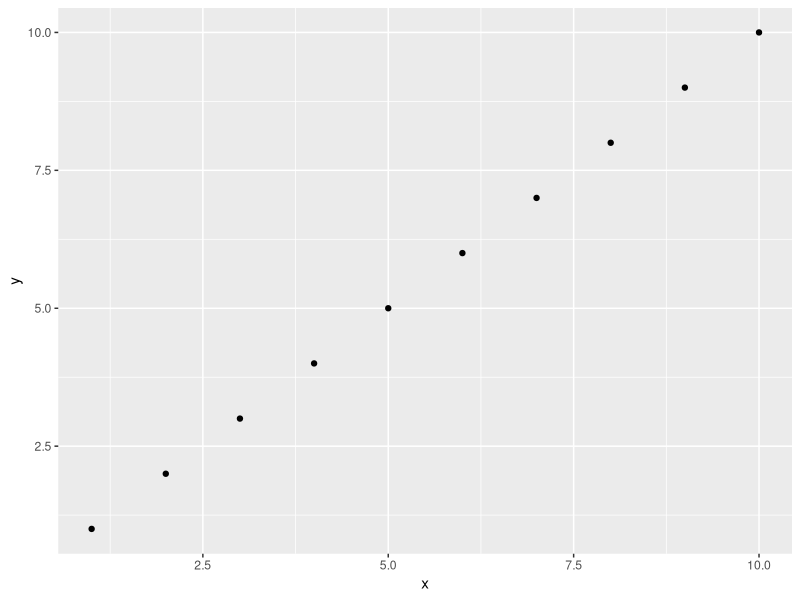
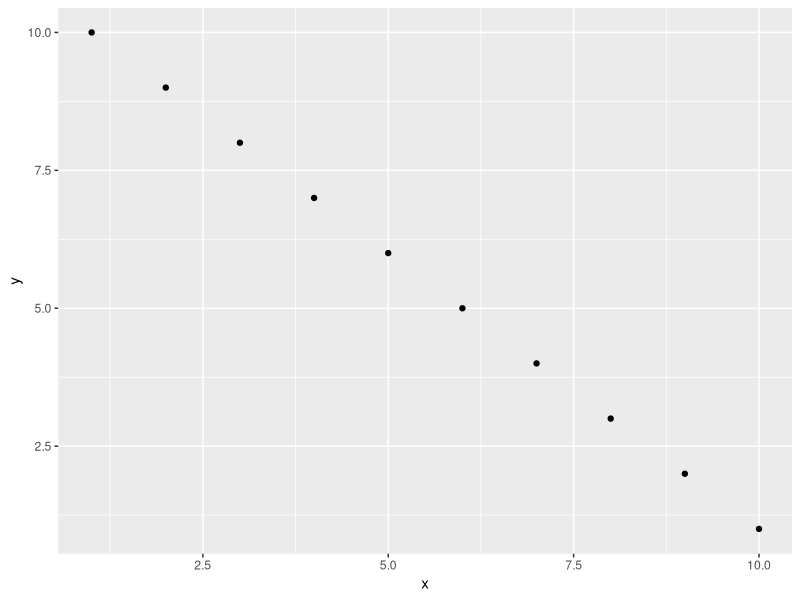

Reproduce these figures in R, in order.

install.packages("ggplot2")

library(ggplot2)

data(mtcars)

data <- data.frame(x = 1:10, y = 1:10)
data2 <- data.frame(x = 1:10, y = 10:1)

ggplot(data, aes(x = x, y = y)) + geom_point()
ggplot(data2, aes(x = x, y = y)) + geom_point()
